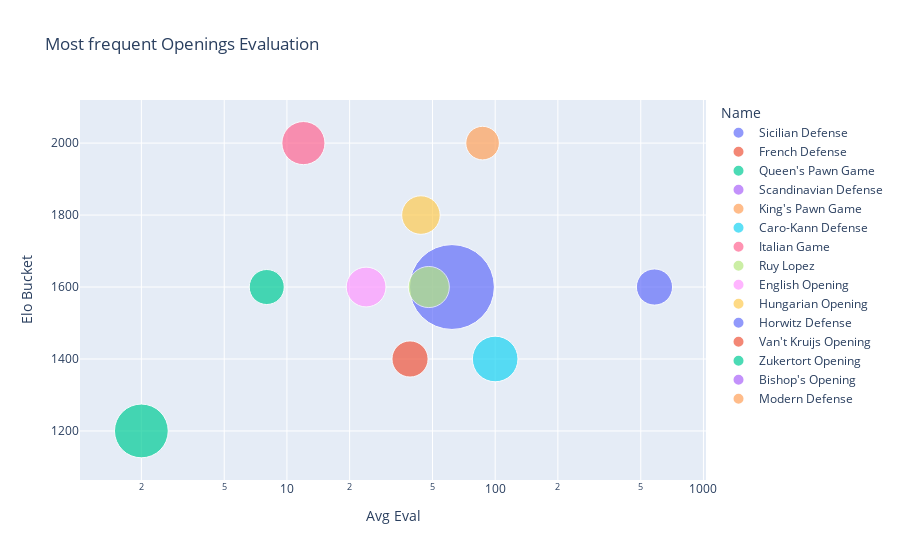

Write notebook code for a chart like this one.
### Code cell
fig = px.scatter(opening_df, x = 'Avg Eval', y = 'Elo Bucket', size="Times Played", color='Name',
                 hover_name ="Name", log_x=True, size_max=60, title = "Most frequent Openings Evaluation")
fig.show()

### Figure 1 — Plotly figure (JSON) as saved in the notebook; plotly's stock layout.template omitted (floating-point values rounded to 4 significant figures)
{"data": [{"hovertemplate": "<b>%{hovertext}</b><br><br>Name=Sicilian Defense<br>Avg Eval=%{x}<br>Elo Bucket=%{y}<br>Times Played=%{marker.size}<extra></extra>", "hovertext": ["Sicilian Defense"], "legendgroup": "Sicilian Defense", "marker": {"color": "#636efa", "size": [523], "sizemode": "area", "sizeref": 0.1453, "symbol": "circle"}, "mode": "markers", "name": "Sicilian Defense", "showlegend": true, "type": "scatter", "x": [62], "xaxis": "x", "y": [1600], "yaxis": "y"}, {"hovertemplate": "<b>%{hovertext}</b><br><br>Name=French Defense<br>Avg Eval=%{x}<br>Elo Bucket=%{y}<br>Times Played=%{marker.size}<extra></extra>", "hovertext": ["French Defense"], "legendgroup": "French Defense", "marker": {"color": "#EF553B", "size": [348], "sizemode": "area", "sizeref": 0.1453, "symbol": "circle"}, "mode": "markers", "name": "French Defense", "showlegend": true, "type": "scatter", "x": [0], "xaxis": "x", "y": [1800], "yaxis": "y"}, {"hovertemplate": "<b>%{hovertext}</b><br><br>Name=Queen's Pawn Game<br>Avg Eval=%{x}<br>Elo Bucket=%{y}<br>Times Played=%{marker.size}<extra></extra>", "hovertext": ["Queen's Pawn Game"], "legendgroup": "Queen's Pawn Game", "marker": {"color": "#00cc96", "size": [210], "sizemode": "area", "sizeref": 0.1453, "symbol": "circle"}, "mode": "markers", "name": "Queen's Pawn Game", "showlegend": true, "type": "scatter", "x": [2], "xaxis": "x", "y": [1200], "yaxis": "y"}, {"hovertemplate": "<b>%{hovertext}</b><br><br>Name=Scandinavian Defense<br>Avg Eval=%{x}<br>Elo Bucket=%{y}<br>Times Played=%{marker.size}<extra></extra>", "hovertext": ["Scandinavian Defense"], "legendgroup": "Scandinavian Defense", "marker": {"color": "#ab63fa", "size": [203], "sizemode": "area", "sizeref": 0.1453, "symbol": "circle"}, "mode": "markers", "name": "Scandinavian Defense", "showlegend": true, "type": "scatter", "x": [-21], "xaxis": "x", "y": [1400], "yaxis": "y"}, {"hovertemplate": "<b>%{hovertext}</b><br><br>Name=King's Pawn Game<br>Avg Eval=%{x}<br>Elo Bucket=%{y}<br>Times Played=%{marker.size}<extra></extra>", "hovertext": ["King's Pawn Game"], "legendgroup": "King's Pawn Game", "marker": {"color": "#FFA15A", "size": [193], "sizemode": "area", "sizeref": 0.1453, "symbol": "circle"}, "mode": "markers", "name": "King's Pawn Game", "showlegend": true, "type": "scatter", "x": [-65], "xaxis": "x", "y": [1600], "yaxis": "y"}, {"hovertemplate": "<b>%{hovertext}</b><br><br>Name=Caro-Kann Defense<br>Avg Eval=%{x}<br>Elo Bucket=%{y}<br>Times Played=%{marker.size}<extra></extra>", "hovertext": ["Caro-Kann Defense"], "legendgroup": "Caro-Kann Defense", "marker": {"color": "#19d3f3", "size": [151], "sizemode": "area", "sizeref": 0.1453, "symbol": "circle"}, "mode": "markers", "name": "Caro-Kann Defense", "showlegend": true, "type": "scatter", "x": [100], "xaxis": "x", "y": [1400], "yaxis": "y"}, {"hovertemplate": "<b>%{hovertext}</b><br><br>Name=Italian Game<br>Avg Eval=%{x}<br>Elo Bucket=%{y}<br>Times Played=%{marker.size}<extra></extra>", "hovertext": ["Italian Game"], "legendgroup": "Italian Game", "marker": {"color": "#FF6692", "size": [135], "sizemode": "area", "sizeref": 0.1453, "symbol": "circle"}, "mode": "markers", "name": "Italian Game", "showlegend": true, "type": "scatter", "x": [12], "xaxis": "x", "y": [2000], "yaxis": "y"}, {"hovertemplate": "<b>%{hovertext}</b><br><br>Name=Ruy Lopez<br>Avg Eval=%{x}<br>Elo Bucket=%{y}<br>Times Played=%{marker.size}<extra></extra>", "hovertext": ["Ruy Lopez"], "legendgroup": "Ruy Lopez", "marker": {"color": "#B6E880", "size": [123], "sizemode": "area", "sizeref": 0.1453, "symbol": "circle"}, "mode": "markers", "name": "Ruy Lopez", "showlegend": true, "type": "scatter", "x": [48], "xaxis": "x", "y": [1600], "yaxis": "y"}, {"hovertemplate": "<b>%{hovertext}</b><br><br>Name=English Opening<br>Avg Eval=%{x}<br>Elo Bucket=%{y}<br>Times Played=%{marker.size}<extra></extra>", "hovertext": ["English Opening"], "legendgroup": "English Opening", "marker": {"color": "#FF97FF", "size": [115], "sizemode": "area", "sizeref": 0.1453, "symbol": "circle"}, "mode": "markers", "name": "English Opening", "showlegend": true, "type": "scatter", "x": [24], "xaxis": "x", "y": [1600], "yaxis": "y"}, {"hovertemplate": "<b>%{hovertext}</b><br><br>Name=Hungarian Opening<br>Avg Eval=%{x}<br>Elo Bucket=%{y}<br>Times Played=%{marker.size}<extra></extra>", "hovertext": ["Hungarian Opening"], "legendgroup": "Hungarian Opening", "marker": {"color": "#FECB52", "size": [108], "sizemode": "area", "sizeref": 0.1453, "symbol": "circle"}, "mode": "markers", "name": "Hungarian Opening", "showlegend": true, "type": "scatter", "x": [44], "xaxis": "x", "y": [1800], "yaxis": "y"}, {"hovertemplate": "<b>%{hovertext}</b><br><br>Name=Horwitz Defense<br>Avg Eval=%{x}<br>Elo Bucket=%{y}<br>Times Played=%{marker.size}<extra></extra>", "hovertext": ["Horwitz Defense"], "legendgroup": "Horwitz Defense", "marker": {"color": "#636efa", "size": [95], "sizemode": "area", "sizeref": 0.1453, "symbol": "circle"}, "mode": "markers", "name": "Horwitz Defense", "showlegend": true, "type": "scatter", "x": [582], "xaxis": "x", "y": [1600], "yaxis": "y"}, {"hovertemplate": "<b>%{hovertext}</b><br><br>Name=Van't Kruijs Opening<br>Avg Eval=%{x}<br>Elo Bucket=%{y}<br>Times Played=%{marker.size}<extra></extra>", "hovertext": ["Van't Kruijs Opening"], "legendgroup": "Van't Kruijs Opening", "marker": {"color": "#EF553B", "size": [95], "sizemode": "area", "sizeref": 0.1453, "symbol": "circle"}, "mode": "markers", "name": "Van't Kruijs Opening", "showlegend": true, "type": "scatter", "x": [39], "xaxis": "x", "y": [1400], "yaxis": "y"}, {"hovertemplate": "<b>%{hovertext}</b><br><br>Name=Zukertort Opening<br>Avg Eval=%{x}<br>Elo Bucket=%{y}<br>Times Played=%{marker.size}<extra></extra>", "hovertext": ["Zukertort Opening"], "legendgroup": "Zukertort Opening", "marker": {"color": "#00cc96", "size": [89], "sizemode": "area", "sizeref": 0.1453, "symbol": "circle"}, "mode": "markers", "name": "Zukertort Opening", "showlegend": true, "type": "scatter", "x": [8], "xaxis": "x", "y": [1600], "yaxis": "y"}, {"hovertemplate": "<b>%{hovertext}</b><br><br>Name=Bishop's Opening<br>Avg Eval=%{x}<br>Elo Bucket=%{y}<br>Times Played=%{marker.size}<extra></extra>", "hovertext": ["Bishop's Opening"], "legendgroup": "Bishop's Opening", "marker": {"color": "#ab63fa", "size": [84], "sizemode": "area", "sizeref": 0.1453, "symbol": "circle"}, "mode": "markers", "name": "Bishop's Opening", "showlegend": true, "type": "scatter", "x": [-3], "xaxis": "x", "y": [1400], "yaxis": "y"}, {"hovertemplate": "<b>%{hovertext}</b><br><br>Name=Modern Defense<br>Avg Eval=%{x}<br>Elo Bucket=%{y}<br>Times Played=%{marker.size}<extra></extra>", "hovertext": ["Modern Defense"], "legendgroup": "Modern Defense", "marker": {"color": "#FFA15A", "size": [82], "sizemode": "area", "sizeref": 0.1453, "symbol": "circle"}, "mode": "markers", "name": "Modern Defense", "showlegend": true, "type": "scatter", "x": [87], "xaxis": "x", "y": [2000], "yaxis": "y"}], "layout": {"legend": {"itemsizing": "constant", "title": {"text": "Name"}, "tracegroupgap": 0}, "title": {"text": "Most frequent Openings Evaluation"}, "xaxis": {"anchor": "y", "domain": [0, 1], "title": {"text": "Avg Eval"}, "type": "log"}, "yaxis": {"anchor": "x", "domain": [0, 1], "title": {"text": "Elo Bucket"}}}}
